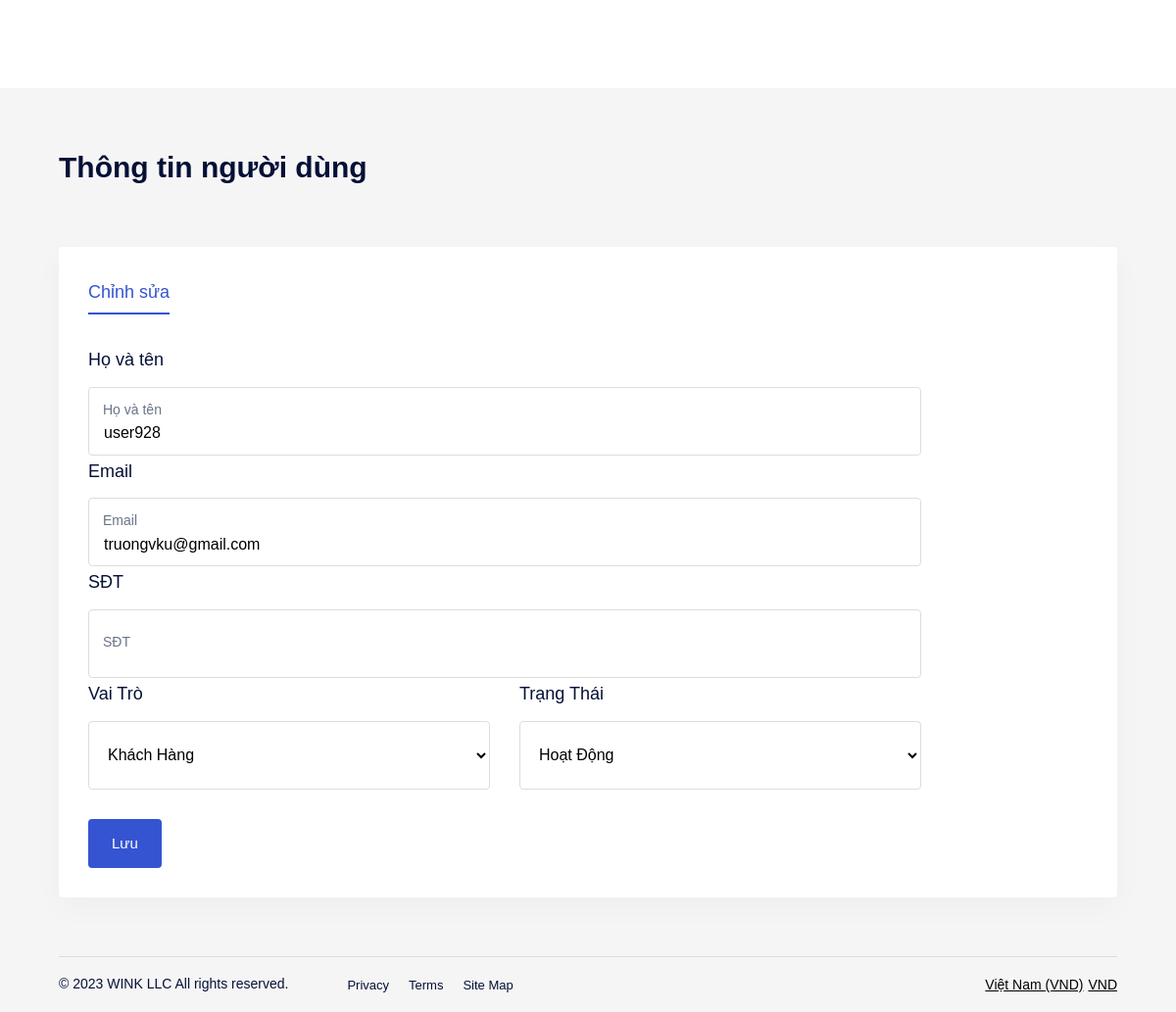
The app's page /admin.php?controller=user&action=edit&id=13 (signed in) with its own data.
### tables this page shows
CREATE TABLE `users` (
  `id` int NOT NULL AUTO_INCREMENT,
  `user_username` varchar(50) DEFAULT NULL,
  `user_password` varchar(100) DEFAULT NULL,
  `user_name` varchar(255) DEFAULT NULL,
  `role_id` int NOT NULL DEFAULT '0',
  `user_avatar` varchar(550) DEFAULT 'author-auto.png',
  `user_email` varchar(255) DEFAULT NULL,
  `user_phone` varchar(20) DEFAULT NULL,
  `user_address` varchar(200) DEFAULT NULL,
  `user_status_id` int DEFAULT '1',
  `user_role` varchar(45) DEFAULT 'Khách Hàng',
  `user_status` varchar(45) DEFAULT 'Hoạt Động',
  PRIMARY KEY (`id`),
  KEY `fk_id_role` (`role_id`)
);

### admin/controllers/user/edit.php (called while the page is built, shortened)
<?php
require_once('admin/models/users.php');
require_once('lib/models.php');
$id = $_GET['id'];
$data = get_a_record('users', $id);
include('admin/views/user/edit.php');

### lib/models.php (called while the page is built, shortened)
<?php
require_once('config/database.php');
function get_a_record($table, $id)
{
    global $conn;
    $id = intval($id);
    $sql = "SELECT * FROM `$table` WHERE id =$id";
    $query = mysqli_query($conn, $sql);
    $data = array();
    if (mysqli_num_rows($query) > 0) {
        while ($row = mysqli_fetch_assoc($query)) {
            $data[] = $row;
        }
    }
    return $data;
}

### admin/views/user/edit.php (the view, shortened to what this page needs)
<?php include('admin/views/shared/header.php') ?>
<div class="dashboard__main">
    <div class="dashboard__content bg-light-2">
        <div class="row y-gap-20 justify-between items-end pb-60 lg:pb-40 md:pb-32">
            <div class="col-auto">
                <h1 class="text-30 lh-14 fw-600">Thông tin người dùng</h1>
            </div>
            <div class="col-auto">
            </div>
        </div>
        <div class="py-30 px-30 rounded-4 bg-white shadow-3">
            <div class="tabs -underline-2 js-tabs">
                <div class="tabs__controls row x-gap-40 y-gap-10 lg:x-gap-20 js-tabs-controls">
                    <div class="col-auto">
                        <button
                            class="tabs__button text-18 lg:text-16 text-light-1 fw-500 pb-5 lg:pb-0 js-tabs-button is-tab-el-active"
                            data-tab-target=".-tab-item-1">Chỉnh sửa</button>
                    </div>
                </div>
                <div class="tabs__content pt-30 js-tabs-content">
                    <div class="tabs__pane -tab-item-1 is-tab-el-active">
                        <div class="col-xl-10">
                            <?php
                            foreach ($data as $element) { ?>
                            <form id="myform" action="../../../admin.php?controller=user&amp;action=edit"
                                method="post" enctype="multipart/form-data">
                                <div class="text-18 fw-500 mb-10">Họ và tên</div>
                                <div class="col-12">
                                            <div class="form-input ">
                                                    <input name="ten" type="text" required
                                                        value="<?php echo $element['user_name']; ?>">
                                                <label class="lh-1 text-16 text-light-1">Họ và tên</label>
                                            </div>
                                    </div>
                                    <div class="text-18 fw-500 mb-10">Email</div>
                                <div class="col-12">
                                            <div class="form-input ">
                                                <input name="email" type="text" required
                                                    value="<?php echo $element['user_email']; ?>">
                                                <label class="lh-1 text-16 text-light-1">Email</label>
                                            </div>
                                        </div>
                                        <div class="text-18 fw-500 mb-10">SĐT</div>
                                <div class="col-12">
                                            <div class="form-input ">
                                                <input name="sdt" type="text" required
                                                    value="<?php echo $element['user_phone']; ?>">
                                                    <label class="lh-1 text-16 text-light-1">SĐT</label>
                                                </div>
                                            </div>
                                            <div class="row">
                                            <div class="col-5">
                                                <div class="text-18 fw-500 mb-10">Vai Trò</div>
                                                <div class="form-input ">
                                                    <select name="vaitro" id="select1">
                                                        <option id="op1"
                                                            value="<?php echo $element['role_id'].'-'.$element['user_role']; ?>">
                                                                    <?php echo $element['user_role']; ?>
                                                                </option>
                                                            </select>
                                                        </div>
                                                    </div>
                                                <div class="col-5">
                                                <div class="text-18 fw-500 mb-10">Trạng Thái </div>
                                                <div class="form-input ">
                                                    <select name="trangthai" id="select2">
                                                        <option id="op1"
                                                            value="<?php echo $element['user_status_id'].'-'.$element['user_status']; ?>">
                                                                    <?php echo $element['user_status']; ?>
                                                                </option>
                                                            </select>
                                                        </div>
                                                    </div>
                                                </div>
                                                        <div class="d-inline-block pt-30">
                                                            <input type="submit" class="button h-50 px-24 -dark-1 bg-blue-1 text-white" value="Lưu" form="myform">
                                                        </div>
                                                    </form>
                            <?php } ?>
                        </div>
                    </div>
                </div>
            </div>
        </div>
        <?php include('admin/views/shared/footer.php') ?>

### records on screen
users: ten "user928", email "truongvku@gmail.com", vaitro "Khách Hàng", trangthai "Hoạt Động"
